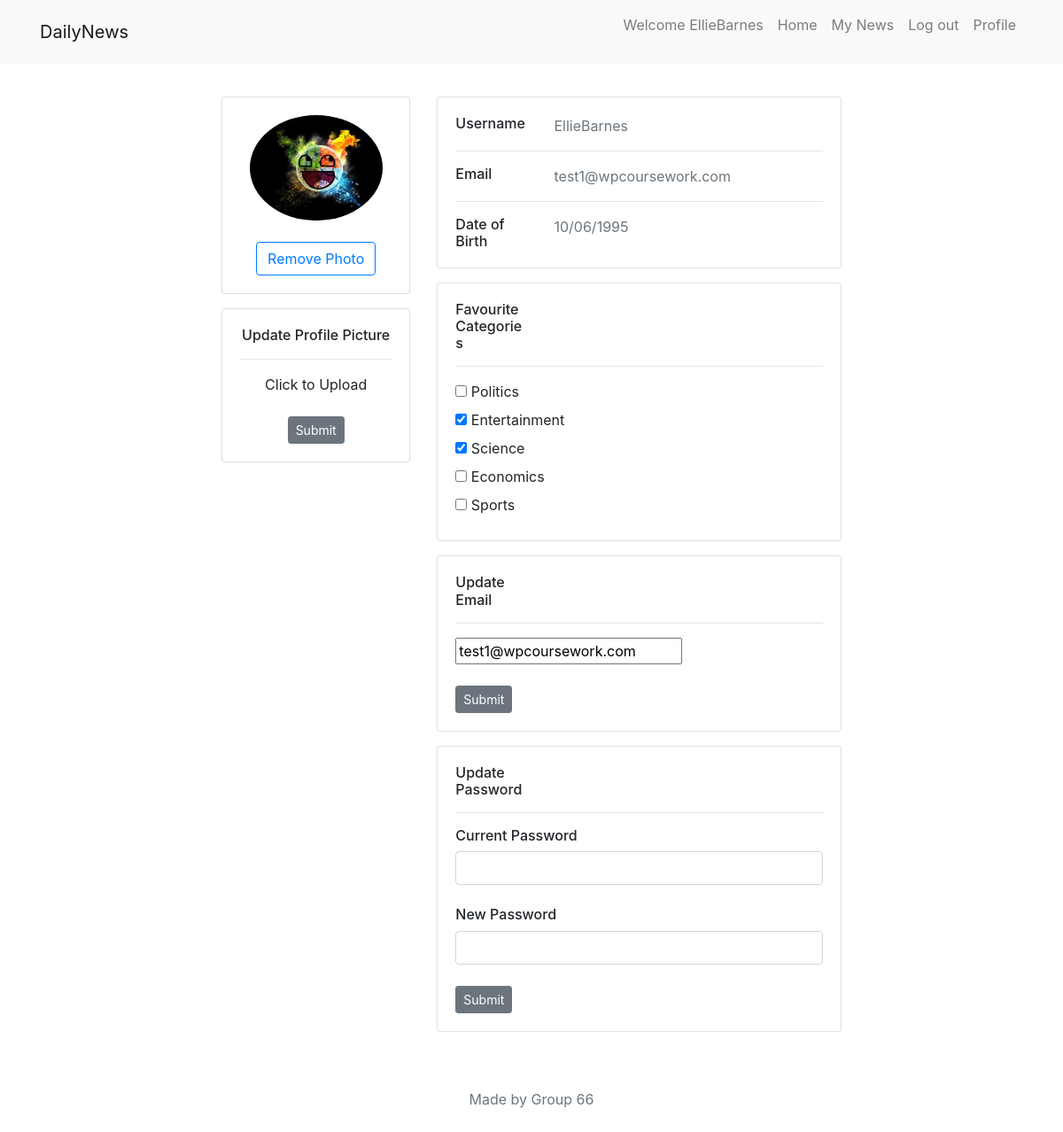
The app's page /news/profile/ (signed in) with its own data.
### news/models.py (models this page shows, shortened)
class Member(User): #This is the user, contains the username and password fields by default
    DOB = models.DateTimeField()
    favouriteCats = models.ManyToManyField(Category)
    profile_pic = models.ImageField(null=True, blank=True, upload_to='profile_images')

class Category(models.Model):
    name = models.CharField(max_length = 50)

### news/views.py (the view)
    def mod_view(request):
        if 'username' in request.session:
            username = request.session['username']
            try: user = Member.objects.get(username=username)
            except Member.DoesNotExist: raise Http404('Member does not exist')
            return view(request, user)
        else:
            return render(request,'news/login.html')

### news/views.py (called while the page is built)
def loggedin(view):
    def mod_view(request):
        if 'username' in request.session:
            username = request.session['username']
            try: user = Member.objects.get(username=username)
            except Member.DoesNotExist: raise Http404('Member does not exist')
            return view(request, user)
        else:
            return render(request,'news/login.html')
    return mod_view

@loggedin
def viewProfile(request, user):
    username = request.session['username']
    categories = Category.objects.all()
    context = {'user': user, 'loggedin': True, 'member': user, 'categories': categories}
    return render(request, 'news/profile.html', context)

### news/templates/news/profile.html (shortened to what this page needs)
{% extends "news/base.html"%}
{% load static %}
{% block content %}
<div class="container">
    {% if member %}
    <div class="main-body">
        <div class="row gutters-sm">
            <div class="col-md-4 mb-3 container-profile">
                <div class="card">
                    <div class="card-body">
                        <div class="d-flex flex-column align-items-center text-center">
                            {% if member.profile_pic %}
                            <img id='profile-img' src='{{member.profile_pic.url}}' alt="Admin" class="rounded-circle" width="150"></img>
                            <br>
                            <a class="btn btn-outline-primary" href="{% url 'removeImage' %}">Remove Photo</a>
                            {% else %}
                            <img id='profile-img' src="{% static 'news/profile-image.jpg' %}" alt="Admin" class="rounded-circle" width="150"></img>
                            {% endif %}
                        </div>
                    </div>
                </div>
                <div class="card mt-3">
                    <div class="card-body">
                        <form class="align-items-center text-center" id='upload_pic' method='POST' action="{% url 'updateImage' %}" enctype='multipart/form-data'>
                            <h6 class="mb-0">Update Profile Picture</h6>
                            <hr>
                            <label class="inputlabel">
                                Click to Upload
                            </label>
                            <br>
                            <br>
                            <input class="btn btn-secondary btn-sm" type='submit' value='Submit'>
                        </form>
                    </div>
                </div>
            </div>
            <div class="col-md-8 container-profile">
                <div class="card mb-3">
                    <div class="card-body">
                        <div class="row">
                            <div class="col-sm-3">
                                <h6 class="mb-0">Username</h6>
                            </div>
                            <div class="col-sm-9 text-secondary">
                                {{member.username}}
                            </div>
                        </div>
                        <hr>
                        <div class="row">
                            <div class="col-sm-3">
                                <h6 class="mb-0">Email</h6>
                            </div>
                            <div class="col-sm-9 text-secondary">
                                {{member.email}}
                            </div>
                        </div>
                        <hr>
                        <div class="row">
                            <div class="col-sm-3">
                                <h6 class="mb-0">Date of Birth</h6>
                            </div>
                            <div class="col-sm-9 text-secondary">
                                {{member.DOB| date:'d/m/Y'}}
                            </div>
                        </div>
                    </div>
                </div>
                <div class="card mb-3">
                    <div class="card-body">
                        <div class="row">
                            <div class="col-sm-3">
                                <h6 class="mb-0" id="straight">Favourite Categories</h6>
                            </div>
                        </div>
                        <hr>
                        {% if member.favouriteCats.exists %}
                        {%for cat in categories%}
                        {%if cat in member.favouriteCats.all%}
                        <div>
                            <input class="category" type="checkbox" value="{{cat.name}}" name="category" checked />
                            {%else%}
                            <div>
                                <input class="category" type="checkbox" value="{{cat.name}}" name="category" />
                                {%endif%}
                                <label for="">{{cat.name}}</label>
                            </div>
                            {%endfor%}
                            {% endif %}
                        </div>
                    </div>
                    <div class="card mb-3">
                        <div class="card-body" id="updateEmail">
                            <div class="row">
                                <div class="col-sm-3">
                                    <h6 class="mb-0" id="straight">Update Email</h6>
                                </div>
                            </div>
                            <hr>
                            <form id='updateEmail' method='POST' action="{% url 'updateEmail' %}">
                                <input type="email" id="email" name="email" value="{{member.email}}">
                                <br>
                                <br>
                                <button class="btn btn-secondary btn-sm" id="ChangeEmail" type='button'>Submit </button>
                            </form>
                        </div>
                    </div>
                    <div class="card mb-3">
                        <div class="card-body" id="update Password">
                            <div class="row">
                                <div class="col-sm-3">
                                    <h6 class="mb-0" id="straight">Update Password</h6>
                                </div>
                            </div>
                            <hr>
                            <form id='updatePassword' method='POST' action="{% url 'updatePassword' %}">
                                <h6 class="mb-0"><label for="loginPassf">Current Password</label></h6>
                                <input type="password" class="form-control" id="loginPass" name="currentPassword">
                                <br>
                                <h6 class="mb-0"><label for="loginPassf">New Password</label></h6>
                                <input type="password" class="form-control" id="loginPass" name="newPassword">
                                <br>
                                <button class="btn btn-secondary btn-sm" id="ChangePassword" type='button'>Submit </button>
                            </form>
                        </div>
                    </div>
                </div>
            </div>
        </div>
        {% else %}
        <p>User does not exist</p>
        {% endif %}
    </div>
    {% endblock %}

### news/templates/news/base.html (shortened to what this page needs)
{% load static %}
<!DOCTYPE html>
<html>
<head>
	<link rel="stylesheet" href="https://maxcdn.bootstrapcdn.com/bootstrap/4.5.2/css/bootstrap.min.css">
	<link rel="stylesheet" type="text/css" href="{% static 'news/styles.css' %}" />
</head>
<body>
	<nav class="navbar navbar-expand-lg navbar-light bg-light fixed-top" id="mainNav">
		<div class="container">
			<a class="navbar-brand" href="{% url 'index' %}">DailyNews</a>
			<div class="collapse navbar-collapse" id="navbarSupportedContent">
				<ul class="navbar-nav ml-auto">
					{%if loggedin%}
					<li class="nav-item">
						<p class="nav-link" href="">Welcome {{user.username}}</p>
					</li>
					{%endif%}
					<li class="nav-item">
						<a class="nav-link" href="{% url 'index' %}" id="home">Home</a>
					</li>
					{%if loggedin%}
					<li class="nav-item">
						<a class="nav-link" href="{% url 'myNews' %}">My News</a>
					</li>
					<li class="nav-item">
						<a class="nav-link" href="{% url 'logout' %} " id="logoutButton">Log out</a>
					</li>
					<li class="nav-item">
						<a class="nav-link" href="{% url 'viewProfile' %}">Profile</a>
					</li>
					{%endif%}
				</ul>
			</div>
		</div>
	</nav>
	<br>
	<br>
	<br>
	<article>
    <div class="container">
      <div class="row">
        <div class="col-lg-8 col-md-10 mx-auto">
					{% block content %}
					{% endblock %}
				</div>
			</div>
		</div>
	</article>
		<br>
		<br>
		<footer style="text-align:center;">
	    <div class="container">
	      <div class="row">
	        <div class="col-lg-8 col-md-10 mx-auto">
						<p class="copyright text-muted">Made by Group 66 </p>
	        </div>
	      </div>
	    </div>
	  </footer>
	<br>
</body>
</html>

### news/static/news/styles.css (style rules this page uses)
input.category { vertical-align: }
.container-profile { margin-top:5%; }
.inputlabel { font-size: 1em; display: inline-block; cursor:pointer; margin-bottom: 0; }

### records on screen
Member: profile_pic (picture), DOB "10/06/1995"
Category: name "Politics"
Category: name "Entertainment"
Category: name "Science"
Category: name "Economics"
Category: name "Sports"

### other values on screen
{{ user.username }} "EllieBarnes"
{{ member.username }} "EllieBarnes"
{{ member.email }} "test1@wpcoursework.com"
